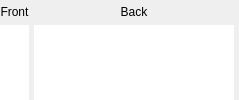
             <widget class="QWidget" name="page_view_frontback">
              <layout class="QHBoxLayout" name="horizontalLayout_2" stretch="0">
               <property name="spacing">
                <number>0</number>
               </property>
               <property name="leftMargin">
                <number>0</number>
               </property>
               <property name="topMargin">
                <number>5</number>
               </property>
               <property name="rightMargin">
                <number>5</number>
               </property>
               <property name="bottomMargin">
                <number>0</number>
               </property>
               <item>
                <widget class="QFrame" name="frame_5">
                 <property name="frameShape">
                  <enum>QFrame::NoFrame</enum>
                 </property>
                 <property name="frameShadow">
                  <enum>QFrame::Raised</enum>
                 </property>
                 <layout class="QHBoxLayout" name="horizontalLayout">
                  <property name="spacing">
                   <number>5</number>
                  </property>
                  <property name="leftMargin">
                   <number>0</number>
                  </property>
                  <property name="topMargin">
                   <number>0</number>
                  </property>
                  <property name="rightMargin">
                   <number>0</number>
                  </property>
                  <property name="bottomMargin">
                   <number>0</number>
                  </property>
                  <item>
                   <widget class="QFrame" name="frame_23">
                    <property name="frameShape">
                     <enum>QFrame::NoFrame</enum>
                    </property>
                    <property name="frameShadow">
                     <enum>QFrame::Raised</enum>
                    </property>
                    <layout class="QVBoxLayout" name="verticalLayout_29">
                     <property name="leftMargin">
                      <number>0</number>
                     </property>
                     <property name="topMargin">
                      <number>0</number>
                     </property>
                     <property name="rightMargin">
                      <number>0</number>
                     </property>
                     <property name="bottomMargin">
                      <number>0</number>
                     </property>
                     <item>
                      <widget class="QLabel" name="label_79">
                       <property name="text">
                        <string>Front</string>
                       </property>
                       <property name="alignment">
                        <set>Qt::AlignCenter</set>
                       </property>
                      </widget>
                     </item>
                     <item>
                      <widget class="QLabel" name="image_rear">
                       <property name="sizePolicy">
                        <sizepolicy hsizetype="Preferred" vsizetype="Expanding">
                         <horstretch>0</horstretch>
                         <verstretch>0</verstretch>
                        </sizepolicy>
                       </property>
                       <property name="styleSheet">
                        <string notr="true">background: white;
</string>
                       </property>
                       <property name="text">
                        <string/>
                       </property>
                       <property name="alignment">
                        <set>Qt::AlignCenter</set>
                       </property>
                       <property name="indent">
                        <number>0</number>
                       </property>
                      </widget>
                     </item>
                    </layout>
                   </widget>
                  </item>
                  <item>
                   <widget class="QFrame" name="frame_24">
                    <property name="frameShape">
                     <enum>QFrame::NoFrame</enum>
                    </property>
                    <property name="frameShadow">
                     <enum>QFrame::Raised</enum>
                    </property>
                    <layout class="QVBoxLayout" name="verticalLayout_28">
                     <property name="leftMargin">
                      <number>0</number>
                     </property>
                     <property name="topMargin">
                      <number>0</number>
                     </property>
                     <property name="rightMargin">
                      <number>0</number>
                     </property>
                     <property name="bottomMargin">
                      <number>0</number>
                     </property>
                     <item>
                      <widget class="QLabel" name="label_80">
                       <property name="text">
                        <string>Back</string>
                       </property>
                       <property name="alignment">
                        <set>Qt::AlignCenter</set>
                       </property>
                      </widget>
                     </item>
                     <item>
                      <widget class="QLabel" name="image_front">
                       <property name="sizePolicy">
                        <sizepolicy hsizetype="Preferred" vsizetype="Expanding">
                         <horstretch>0</horstretch>
                         <verstretch>0</verstretch>
                        </sizepolicy>
                       </property>
                       <property name="minimumSize">
                        <size>
                         <width>200</width>
                         <height>0</height>
                        </size>
                       </property>
                       <property name="styleSheet">
                        <string notr="true">background: white;
</string>
                       </property>
                       <property name="text">
                        <string/>
                       </property>
                       <property name="alignment">
                        <set>Qt::AlignCenter</set>
                       </property>
                       <property name="indent">
                        <number>0</number>
                       </property>
                      </widget>
                     </item>
                    </layout>
                   </widget>
                  </item>
                 </layout>
                </widget>
               </item>
              </layout>
             </widget>
